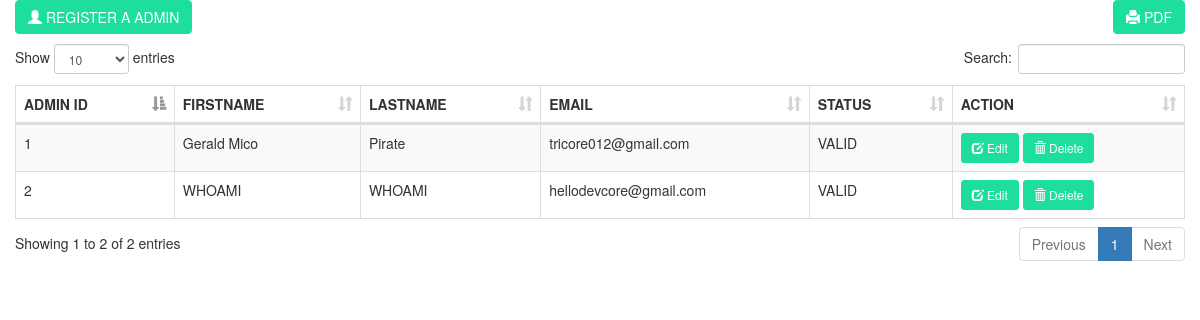
/ADMIN/pages/admin/index.php, run on the app's committed database.
### tables this page shows
CREATE TABLE `admin_credentials` (
  `admin_id` int(11) NOT NULL,
  `email` varchar(250) NOT NULL,
  `fname` varchar(250) NOT NULL,
  `lname` varchar(250) NOT NULL,
  `password` varchar(250) NOT NULL,
  `status` varchar(250) NOT NULL
);

### ADMIN/pages/admin/index.php (the view, shortened to what this page needs)
<!DOCTYPE html>
<html>
<head>
	<link rel="stylesheet" type="text/css" href="bootstrap/css/bootstrap.min.css">
	<link rel="stylesheet" type="text/css" href="datatable/dataTable.bootstrap.min.css">
</head>
<body>
<div class="container">
	<div class="row">
		<div class="col-sm-12 ">
			<div class="row">
				<a href="#addnew" data-toggle="modal" class="btn btn-primary" style="background-color:#1ddd9f; border-color:#1ddd9f;"><span class="glyphicon glyphicon-user"></span> REGISTER A ADMIN</a>
				<a href="print_pdf.php" class="btn btn-success pull-right"  style="background-color:#1ddd9f; border-color:#1ddd9f;"><span class="glyphicon glyphicon-print"></span> PDF</a>
			</div>
			<div class="height10">
			</div>
			<div class="row">
				<table id="myTable" class="table table-bordered table-striped">
					<thead>
						<th>ADMIN ID</th>
						<th>FIRSTNAME</th>
						<th>LASTNAME</th>
						<th>EMAIL</th>
						<th>STATUS</th>
						<th>ACTION</th>
					</thead>
					<tbody>
						<?php
							include_once('../../../connection/connection.php');
							$sql = "SELECT * FROM admin_credentials";
							$query = $conn->query($sql);
							while($row = $query->fetch_assoc()){
								echo
								"<tr>
									<td>".$row['admin_id']."</td>
									<td>".$row['fname']."</td>
									<td>".$row['lname']."</td>
									<td>".$row['email']."</td>
									<td>".$row['status']."</td>
									<td>
										<a href='#edit_".$row['admin_id']."' class='btn btn-success btn-sm' data-toggle='modal' style='background-color:#1ddd9f; border-color:#1ddd9f;'><span class='glyphicon glyphicon-edit'></span> Edit</a>
										<a href='#delete_".$row['admin_id']."' class='btn btn-danger btn-sm' data-toggle='modal' style='background-color:#1ddd9f; border-color:#1ddd9f;'><span class='glyphicon glyphicon-trash'></span> Delete</a>
									</td>
								</tr>";
							}
						?>
					</tbody>
				</table>
			</div>
		</div>
	</div>
</div>
</body>
</html>

### ADMIN/pages/admin/index.php (style rules this page uses)
.height10 { height:10px; }

### data on the page
admin_credentials: admin_id "1", fname "Gerald Mico", lname "Pirate", email "tricore012@gmail.com", status "VALID"
admin_credentials: admin_id "2", fname "WHOAMI", lname "WHOAMI", email "hellodevcore@gmail.com", status "VALID"
